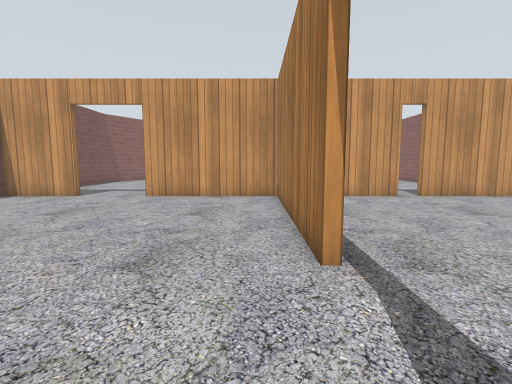
View 1 (above)

17 first-person views from a walk through a Gazebo world. The camera is 0.72 m above the floor, tilts 6° down and sees 85° across. The floor is counted in squares, 0.5 m on a side. Each view is taken from the middle of a square. On the plan, view 1 faces up. The plan holds only what a view shows up to about 14 squares ahead; the rest is blank. The place goes on beyond the plan. Simple patterns stand in for the simulator's built-in surfaces.

View 2
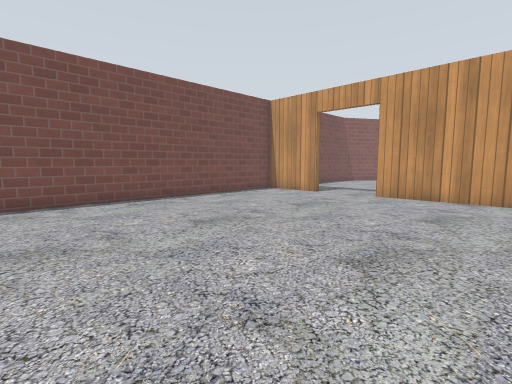

View 3
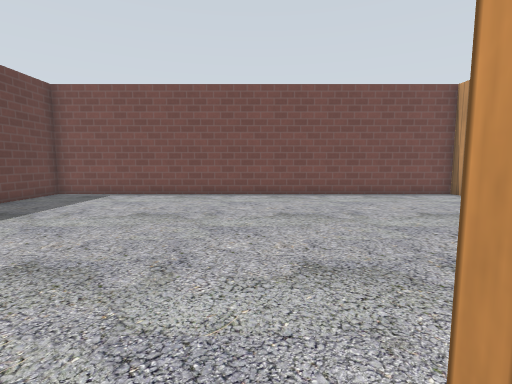

View 4
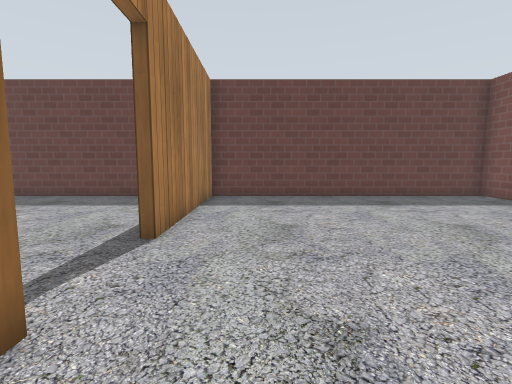

View 5
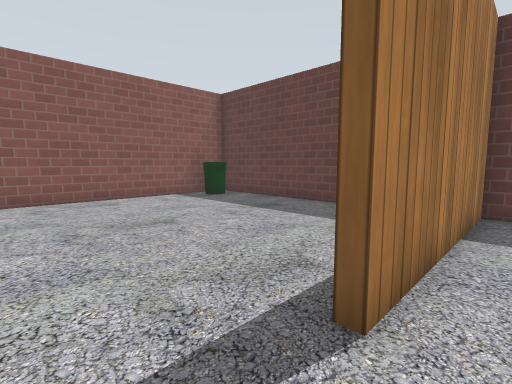

View 6
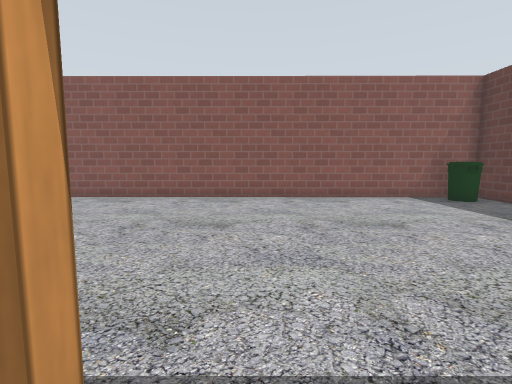

View 7
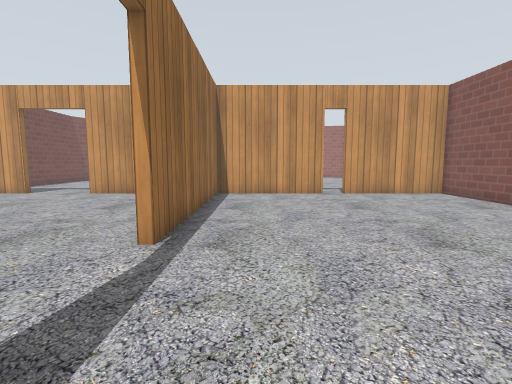

View 8
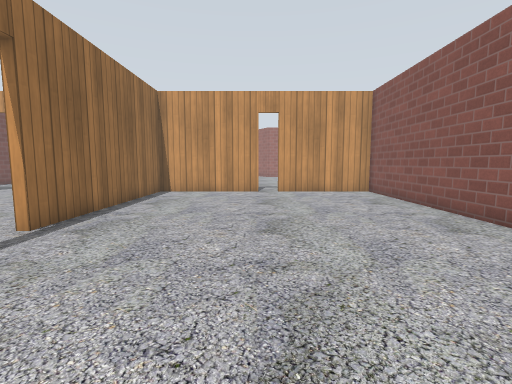

View 9
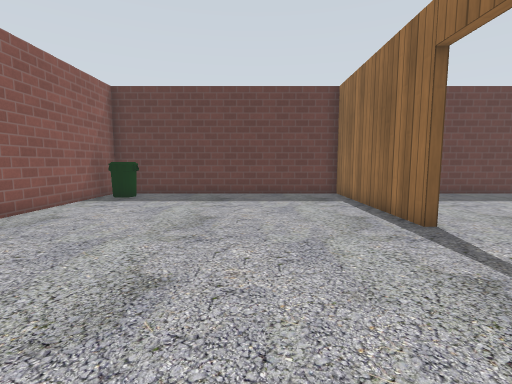

View 10
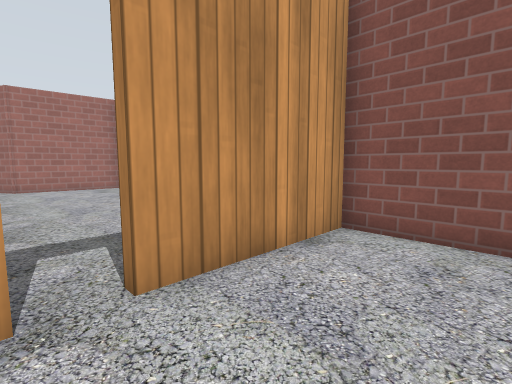

View 11
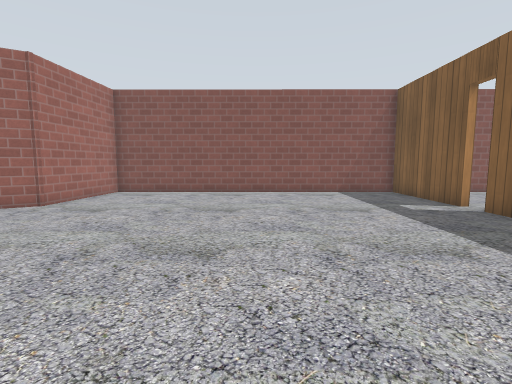

View 12
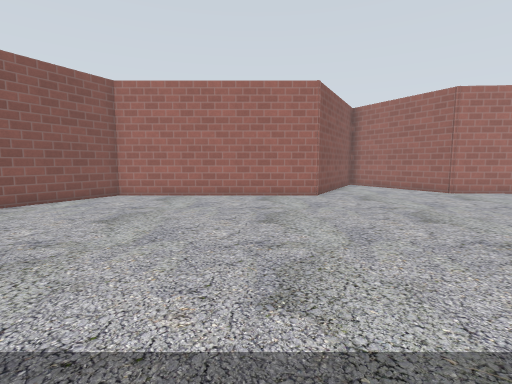

View 13
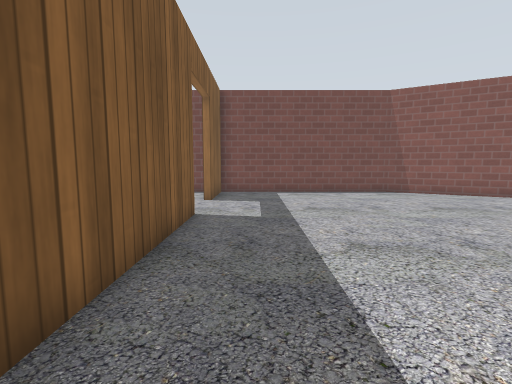

View 14
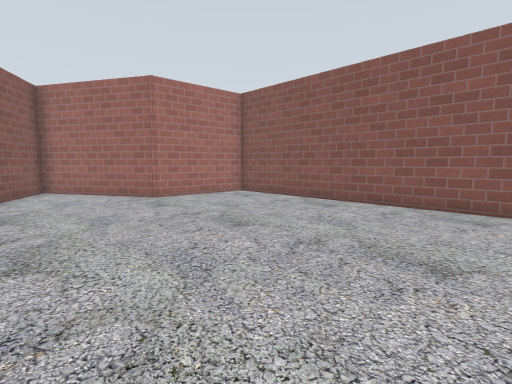

View 15
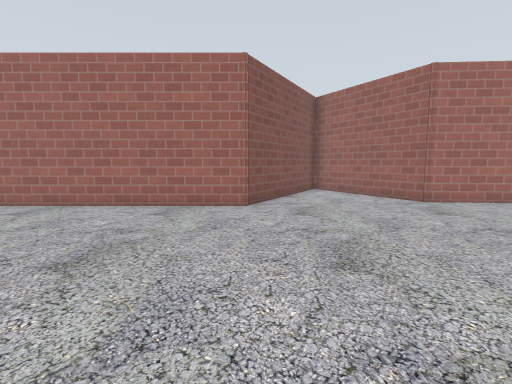

View 16
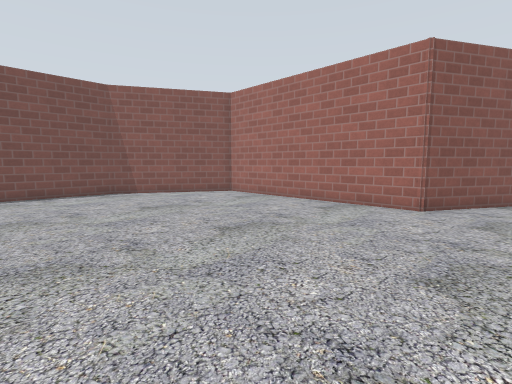

View 17
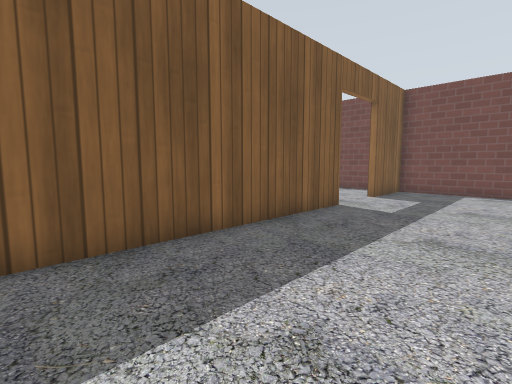

### Floor plan
Points are (right, up) in squares from view 1. A wall is a line through its corners. A room is listed if a view was taken in it or the views show most of it. See-through windows are left out.
Room 1 (views 1, 2, 4, 5, 6)
walls: (0.9, 3.8) (0.9, 12) (-4.8, 12); (-7.8, 12) (-10.8, 12) (-10.8, -6.1) (0.9, -6.1) (0.9, 0.9)
ways out: open door at (1, 2) to room 2; open door at (-6, 12) to room 3
Room 2 (views 3, 7, 8, 9, 10)
walls: (1.2, 0.9) (1.2, -6.1) (11.6, -6.1) (11.7, 12) (7.1, 12); (6.2, 12) (1.2, 12) (1.2, 3.8)
ways out: open door at (1, 2) to room 1; open door at (6.5, 12) to room 3
objects: bin (10, -5) to (11, -4)
Room 3 (views 11, 12, 13, 14, 15, 16, 17)
walls: (-4.9, 12.3) (6.1, 12.3); (7.1, 12.3) (11.7, 12.3) (11.7, 25.8) (7.2, 26.1) (4.6, 30.6); (3.7, 30.5) (0.7, 25.2) (-8, 25.2) (-10.8, 20.4) (-10.8, 12.3) (-7.8, 12.3)
ways out: open door at (-6, 12) to room 1; open door at (6.5, 12) to room 2

Where each view was taken, in squares from view 1:
view 1: 0 up, 0 right, facing up
view 2: 0 up, 0 right, facing up-left
view 3: 3 up, 2 right, facing left
view 4: 6 up, 1 left, facing down
view 5: 3 up, 0 right, facing down-right
view 6: 3 up, 0 right, facing right
view 7: 1 down, 3 right, facing up
view 8: 2 down, 6 right, facing up
view 9: 7 up, 5 right, facing down
view 10: 9 up, 6 right, facing up-right
view 11: 19 up, 2 left, facing right
view 12: 13 up, 2 left, facing up
view 13: 14 up, 3 right, facing left
view 14: 15 up, 2 right, facing up-right
view 15: 16 up, 1 right, facing up
view 16: 16 up, 3 right, facing up-left
view 17: 17 up, 4 right, facing down-left
